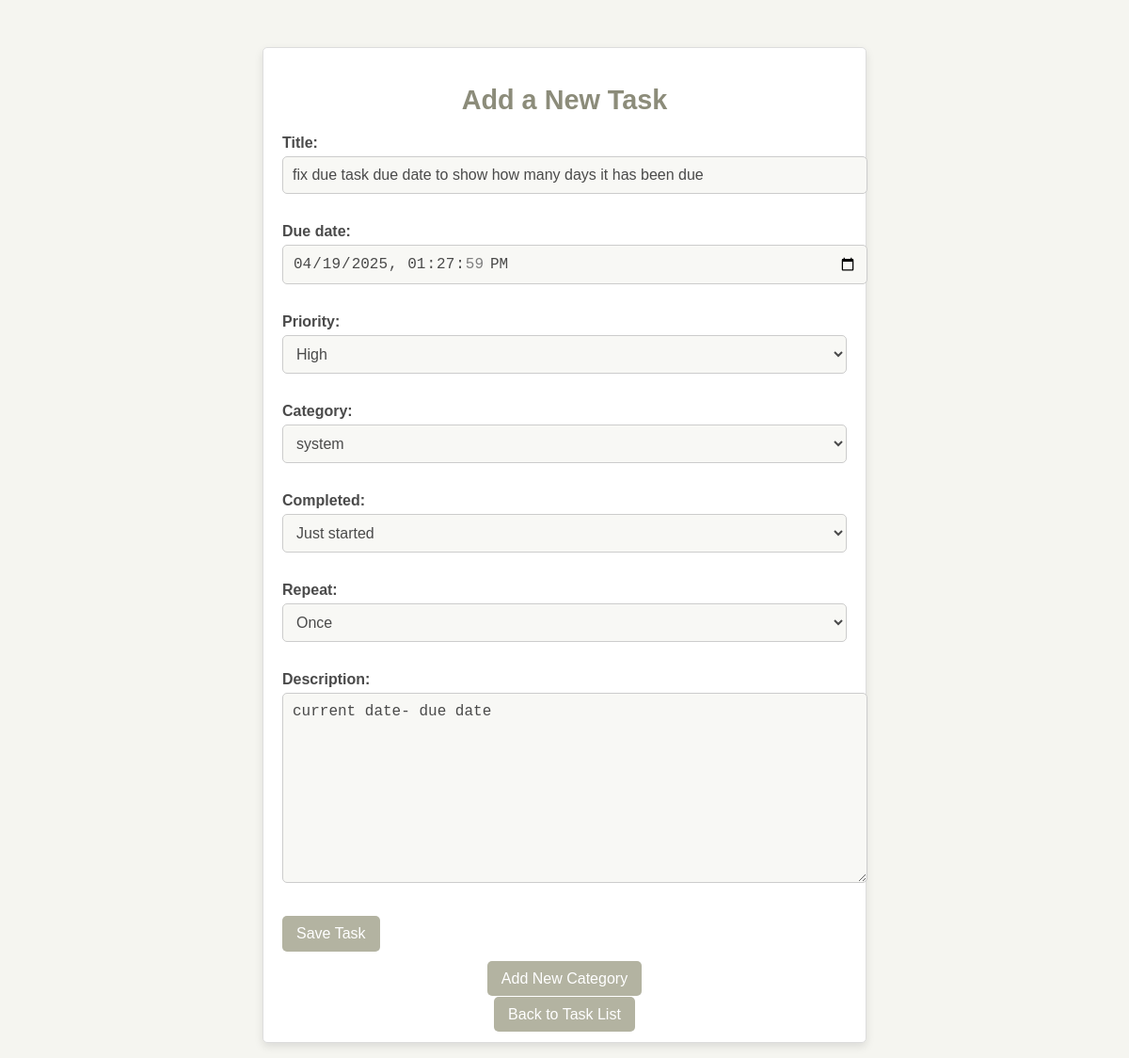
The page /tasks/edit/40/ (signed in) on the database its author committed.
### plearnApp/models.py (models this page shows, shortened)
class Task(models.Model):
    title = models.CharField(max_length=100)  # Task title
    description = models.TextField(max_length= 300, blank=True, null=True)  # Task description
    due_date = models.DateTimeField(default=default_due_date)#due in 24hrs if due date not added
    completed = models.CharField(max_length=4, choices=COMPLETION_CHOICES, default='0%')  # Completion status
    priority = models.CharField(max_length=50,choices= PRIORITY_CHOICES, default= 'Low')  # Priority level
    owner = models.ForeignKey(User, on_delete=models.CASCADE)  # Task owner
    task_id = models.AutoField(primary_key=True)  # Unique task ID
    category = models.ForeignKey(TaskCategory, on_delete=models.SET_NULL, null=True, blank=True)  # Category
    notified = models.BooleanField(default=False)  # task with sent notification
    repeat = models.CharField(max_length=10, choices=REPEAT_CHOICES, default='Once')

### plearnApp/views.py (the view)
# urls.py: path('tasks/edit/<int:task_id>/', views.edit_task, name='edit_task'),
@login_required
def edit_task(request, task_id):
    task = get_object_or_404(Task, task_id=task_id, owner=request.user)
    if request.method == "POST":
        form = TaskForm(request.POST, instance=task)
        if form.is_valid():
            form.save()
            return redirect('task_list')  # Redirect to the task list after saving
    else:
        form = TaskForm(instance=task)  # Pre-fill the form with the task's details
    return render(request, 'PlearnApp/addtask.html', {'form': form, 'task': task, 'is_edit': True})

### plearnApp/forms.py
class TaskForm(forms.ModelForm):
    class Meta:
        model = Task
        fields = ['title', 'due_date', 'priority','category', 'completed', 'repeat', 'description',]
        widgets = {
            'due_date': forms.DateTimeInput(attrs={'type': 'datetime-local', 'class': 'form-control'}),
            'title': forms.TextInput(attrs={'class': 'form-control'}),
            'description': forms.Textarea(attrs={'class': 'form-control'}),
            'priority': forms.Select(attrs={'class': 'form-control'}),
            'category': forms.Select(attrs={'class': 'form-control'}),
            'repeat': forms.Select(attrs={'class': 'form-control'}),
        }

### plearnApp/models.py (called while the page is built)
    def __str__(self):
        return self.Category

### plearnApp/templates/PlearnApp/addTask.html (shortened to what this page needs)
{% load static %}
<!DOCTYPE html>
<html lang="en">
<head>
    <link rel="stylesheet" href="{% static 'PlearnApp/addtask_styles.css' %}">
    <link rel="stylesheet" href="{% static 'PlearnApp/global_styles.css' %}">
</head>
<body>
    <div class="container">
        <header>
            <h1>Add a New Task</h1>
        </header>
        <main>
            <form method="POST" enctype="multipart/form-data" class="task-form">
                <div class="form-group">
                    {{ form.as_p }}
                </div>
                <button type="submit" class="btn btn-primary">Save Task</button>
            </form>
            <div class="navigation">
                <a href="{% url 'add_category' %}">Add New Category</a>
            </div>
            <div class="navigation">
                <a href="{% url 'task_list' %}" class="btn btn-secondary">Back to Task List</a>
            </div>
        </main>
    </div>
</body>
</html>

### plearnApp/static/PlearnApp/addtask_styles.css (style rules this page uses)
body { font-family: 'Arial', sans-serif; background-color: #f5f5f0; color: #4a4a4a; margin: 0; padding: 0; }
.container { max-width: 600px; margin: 50px auto; padding: 20px; background-color: #fff; border: 1px solid #ddd; border-radius: 5px; box-shadow: 0 4px 10px rgba(0, 0, 0, 0.1); }
header h1 { font-size: 1.8rem; color: #8c8c7a; text-align: center; margin-bottom: 20px; }
form label { font-weight: bold; margin-bottom: 5px; display: block; color: #4a4a4a; }
form input, form select, form textarea { width: 100%; padding: 10px; margin-bottom: 15px; border: 1px solid #ccc; border-radius: 5px; font-size: 1rem; background-color: #f8f8f5; color: #4a4a4a; }
form button { background-color: #b3b3a1; color: #fff; padding: 10px 15px; border: none; border-radius: 5px; cursor: pointer; font-size: 1rem; transition: background-color 0.3s ease; }
.navigation { text-align: center; margin-top: 20px; }
.navigation a { text-decoration: none; color: #fff; background-color: #b3b3a1; padding: 10px 15px; border-radius: 5px; font-size: 1rem; transition: background-color 0.3s ease; }

### plearnApp/static/PlearnApp/global_styles.css (style rules this page uses)
body { background-image: url('/static/PlearnApp/background.jpg'); background-size: cover; background-repeat: no-repeat; background-attachment: fixed; background-position: center; color: #fff; }

### rows shown on the page
Task: title "fix due task due date to show how many days it has been due", due_date "04/19/2025 13:27:59", priority "High", category "system", completed "Just started", repeat "Once", description "current date- due date"
